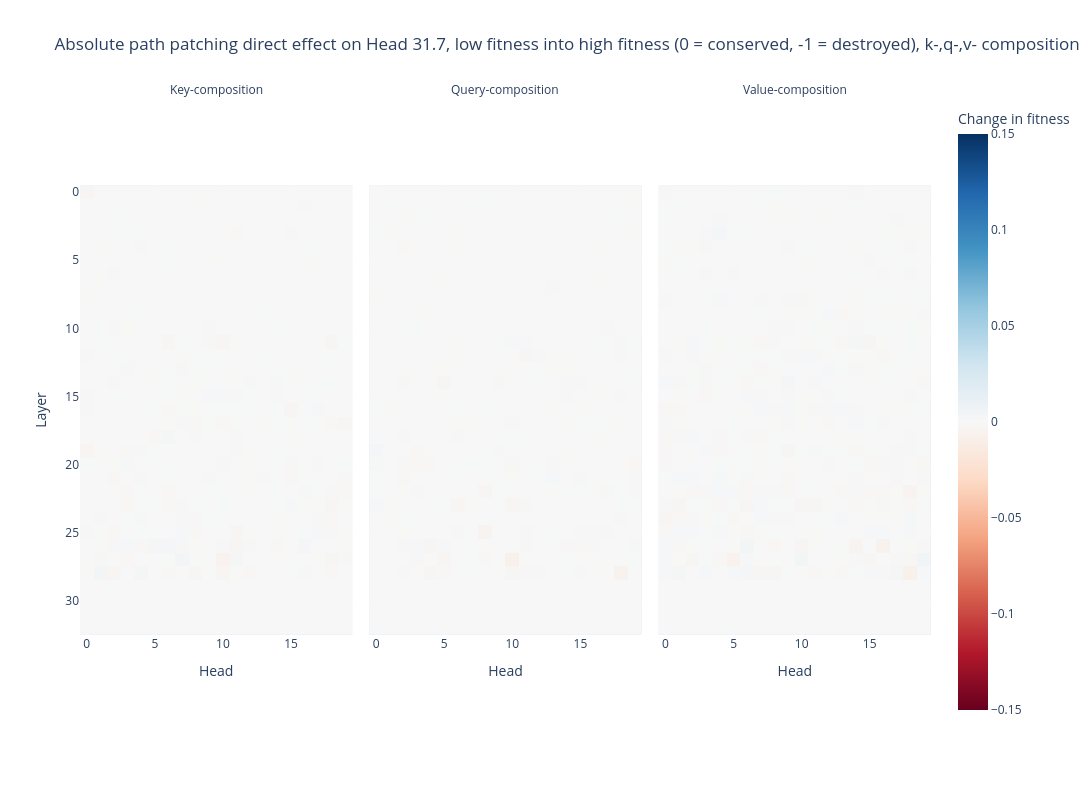

The notebook cell saved with this chart:
### Code cell
imshow(
    abs_path_patch_2918_tensor,
    labels={"x": "Head", "y": "Layer", "color": "Change in fitness"},
    title="Absolute path patching direct effect on Head 31.7, low fitness into high fitness (0 = conserved, -1 = destroyed), k-,q-,v- composition",
    facet_labels=["Key-composition", "Query-composition", "Value-composition"],
    width=1400,
    height=800,
    facet_col=0,
    range_color=(-0.15,0.15)
)

### Figure 1 — Plotly figure (JSON) as saved in the notebook; plotly's stock layout.template omitted (floating-point values rounded to 4 significant figures; data arrays with more than 128 entries replaced by an {"elided": "..."} marker saying what was removed)
{"data": [{"coloraxis": "coloraxis", "hovertemplate": "Head: %{x}<br>Layer: %{y}<br>Change in fitness: %{z}<extra></extra>", "name": "0", "type": "heatmap", "xaxis": "x", "yaxis": "y", "z": {"elided": "33x20 float values"}}, {"coloraxis": "coloraxis", "hovertemplate": "Head: %{x}<br>Layer: %{y}<br>Change in fitness: %{z}<extra></extra>", "name": "1", "type": "heatmap", "xaxis": "x2", "yaxis": "y2", "z": {"elided": "33x20 float values"}}, {"coloraxis": "coloraxis", "hovertemplate": "Head: %{x}<br>Layer: %{y}<br>Change in fitness: %{z}<extra></extra>", "name": "2", "type": "heatmap", "xaxis": "x3", "yaxis": "y3", "z": {"elided": "33x20 float values"}}], "layout": {"annotations": [{"font": {}, "showarrow": false, "text": "Key-composition", "x": 0.16, "xanchor": "center", "xref": "paper", "y": 1, "yanchor": "bottom", "yref": "paper"}, {"font": {}, "showarrow": false, "text": "Query-composition", "x": 0.5, "xanchor": "center", "xref": "paper", "y": 1, "yanchor": "bottom", "yref": "paper"}, {"font": {}, "showarrow": false, "text": "Value-composition", "x": 0.84, "xanchor": "center", "xref": "paper", "y": 1, "yanchor": "bottom", "yref": "paper"}], "coloraxis": {"cmax": 0.15, "cmid": 0, "cmin": -0.15, "colorbar": {"title": {"text": "Change in fitness"}}, "colorscale": [[0, "rgb(103,0,31)"], [0.1, "rgb(178,24,43)"], [0.2, "rgb(214,96,77)"], [0.3, "rgb(244,165,130)"], [0.4, "rgb(253,219,199)"], [0.5, "rgb(247,247,247)"], [0.6, "rgb(209,229,240)"], [0.7, "rgb(146,197,222)"], [0.8, "rgb(67,147,195)"], [0.9, "rgb(33,102,172)"], [1, "rgb(5,48,97)"]]}, "height": 800, "title": {"text": "Absolute path patching direct effect on Head 31.7, low fitness into high fitness (0 = conserved, -1 = destroyed), k-,q-,v- composition"}, "width": 1400, "xaxis": {"anchor": "y", "constrain": "domain", "domain": [0, 0.32], "scaleanchor": "y", "title": {"text": "Head"}}, "xaxis2": {"anchor": "y2", "domain": [0.34, 0.66], "matches": "x", "title": {"text": "Head"}}, "xaxis3": {"anchor": "y3", "domain": [0.68, 1.0], "matches": "x", "title": {"text": "Head"}}, "yaxis": {"anchor": "x", "autorange": "reversed", "constrain": "domain", "domain": [0, 1], "title": {"text": "Layer"}}, "yaxis2": {"anchor": "x2", "domain": [0, 1], "matches": "y", "showticklabels": false}, "yaxis3": {"anchor": "x3", "domain": [0, 1], "matches": "y", "showticklabels": false}}}
